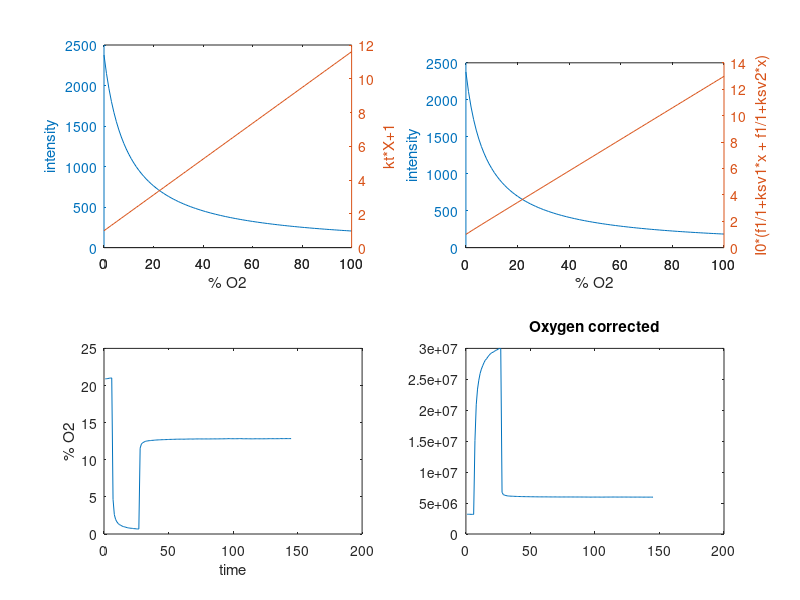

Source code (MATLAB):
clear
load data.csv % data.csv is a single column of intensity data, with the first 4 elements as the two calibration points and corresponding concentration.

intensity_data=data; % enters loaded data into new matrix

I1 = intensity_data(1); % this defines the calibration data based on the element position.
X1 = intensity_data(2); % in the test-data elements 1 and 2 are the zero percent calibration point.
I2 = intensity_data(3); % elements 3 and 4 are the 21-percent calibration point.
X2 = intensity_data(4);


kt = (I2-I1)/((X1*I1)-(X2*I2)); % calculation for Ktau
I0 = (1+kt*X1)*I1;              % intensity in absence of quencher(0% O2)

x1 = 0:1:100; % makes x values for plot of stern-volmer

stern_volmer_plot = x1*kt+1;
%subplot(2, 2, 2)
%plot(stern_volmer_plot)
%title("Stern-Volmer Plot")

intensity_plot = I0./(1+kt*x1); % plots intensity curve.
subplot (2, 2, 1)
[hAx,hline1,hline2] = plotyy(x1,intensity_plot,x1,stern_volmer_plot);
xlabel('% O2')
ylabel(hAx(1),'intensity') % left axis
ylabel(hAx(2),'kt*X+1') % right axis




I = intensity_data(5:length(intensity_data),:);
oxygen_percent = ((I0./I)-1)/kt;
subplot(2, 2, 3)
plot(oxygen_percent)
xlabel('time')
ylabel('% O2')

f1 = 0.23;
f2 = 0.77;
ksv1 = .1933;
ksv2 = .1071;

a = -I0*f1*ksv2 - I0*f2*ksv1 + I*ksv1 + I*ksv2;
b = (4*I*ksv1*ksv2).*(I0*f1 + I0*f2 - I);
c = (I0*f1*ksv2 + I0*f2*ksv1 - I*ksv1 - I*ksv2);
d = 2*ksv1*ksv2;
Q = (I.*(a+sqrt(b+c.^2)))/d;
%Q = (I*(-I0*f1*ksv2 - I0*f2*ksv1 + I*ksv1 + I*ksv2 - sqrt(4*I*ksv1*ksv2*(I0*f1 + I0*f2 - I) + (I0*f1*ksv2 + I0*f2*ksv1 - I*ksv1 - I*ksv2)^2))/(2*ksv1*ksv2))

%figure
subplot(2, 2, 4)
plot(Q)
title('Oxygen corrected')

%%%%%%%%%%%%%%%%%%%%%%%%%%%%%%%%%%%%%%%%%%%%%%%%%%%%%%%%%%
%%%%% Corrected Plots
corrected_SV_plot = 1./(((f1)./(1+ksv1.*x1))+((f2)./(1+ksv2.*x1))); 
corrected_intensity_plot = I0.*(((f1)./(1+ksv1*x1))+((f2)./(1+ksv2*x1)));
subplot(2, 2, 2)
[hBx,hline3,hline4] = plotyy(x1,corrected_intensity_plot,x1,corrected_SV_plot);
xlabel('% O2')
ylabel(hBx(1),'intensity') % left axis
ylabel(hBx(2),'I0*(f1/1+ksv1*x + f1/1+ksv2*x)') % right axis

%int= I0./(x1.*kt+1);
%figure
%plot(int)

%save percent.csv oxygen_percent % optional line for saving analyzed data to a file
